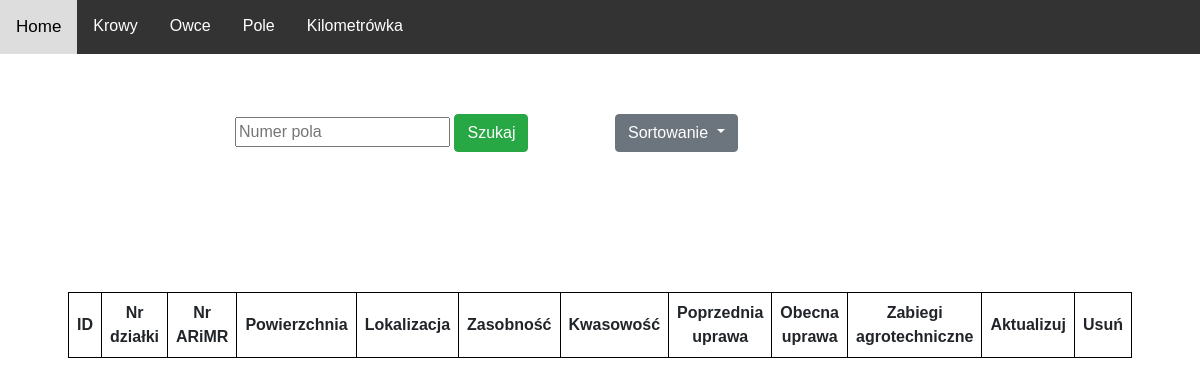
Before: /field/table/ with the older database file.
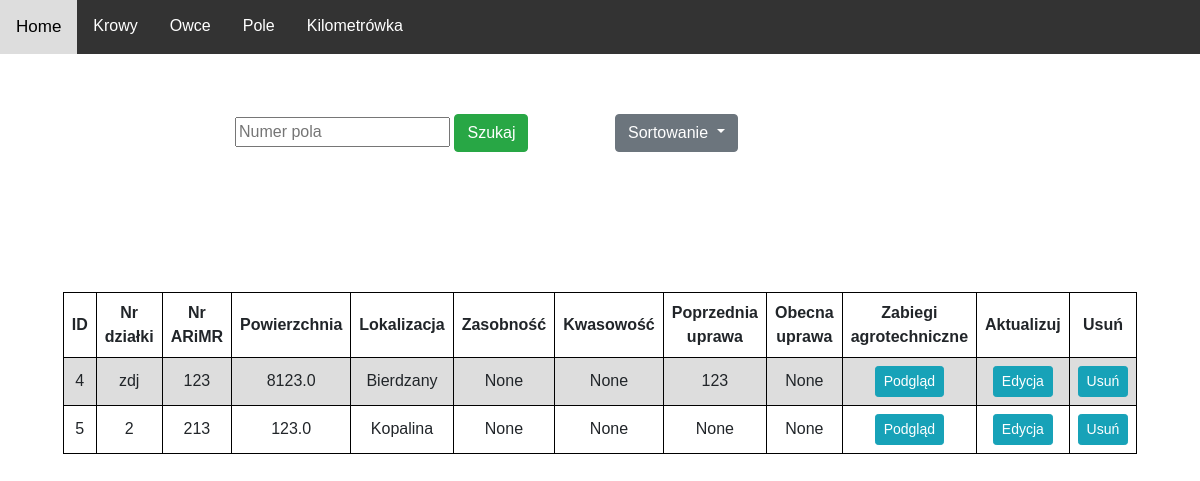
After: the same page with the newer database file.
### Field/models.py (models this page shows)
class Field(models.Model):
    LOCATION_CHOISES = [
        ("Kobylno", "Kobylno"),
        ("Bierdzany", "Bierdzany"),
        ("Kopalina", "Kopalina"),
        ("Inna", "Inna"),
    ]
    field_number = models.CharField(max_length=10, unique=True)
    ar_label = models.CharField(max_length=10, unique=True)
    area = models.FloatField()
    location = models.CharField(max_length=15, choices=LOCATION_CHOISES)
    field_image = models.ImageField(blank = True, null=True, upload_to="images/")
    soil_richness = models.FloatField(blank = True, null = True)
    acidity = models.FloatField(blank = True, null=True)
    last_seed = models.CharField(max_length=10, null=True, blank = True)
    present_seed = models.CharField(max_length=10, blank = True, null=True)

### Field/views.py (the view)
# urls.py: path('field/table/', FieldView.tableField),
def tableField(request):
    field = Field.objects.all()
    context = {
        'field': field,
    }
    return render(request, 'Field/table.html', context)

### Field/templates/Field/table.html (shortened to what this page needs)
{% extends 'MainPage/main.html' %}
{% block content %}
<div class="container">
  <div class="row" style="margin-top:60px">
    <div class="col-md-4 offset-md-2" >
      <form action="/field/search">
        <input type="text" name="earring_num" placeholder="Numer pola">
        <button class="btn btn-success" type="submit">Szukaj</button>
      </form>
    </div>
    <div class="col-md-4" >
      <div class="dropdown" style="margin-bottom:40px" >
        <button class="btn btn-secondary dropdown-toggle" data-bs-toggle="dropdown" type="button" id="dropdownMenuButton" data-toggle="dropdown" aria-haspopup="true" aria-expanded="false">
          Sortowanie
        </button>
      </div>
    </div>
  </div>
</div>
<table class="center">
  <tr>
    <th>ID</th>
    <th>Nr działki</th>
    <th>Nr ARiMR</th>
    <th>Powierzchnia</th>
    <th>Lokalizacja</th>
    <th>Zasobność</th>
    <th>Kwasowość</th>
    <th>Poprzednia uprawa</th>
    <th>Obecna uprawa</th>
    <th>Zabiegi agrotechniczne</th>
    <th>Aktualizuj</th>
    <th>Usuń</th>
  </tr>
  {% for k in field %}
  <tr>
    <td>{{k.id}}</td>
    <td>{{k.field_number}}</td>
    <td>{{k.ar_label}}</td>
    <td>{{k.area}}</td>
    <td>{{k.location}}</td>
    <td>{{k.soil_richness}}</td>
    <td>{{k.acidity}}</td>
    <td>{{k.last_seed}}</td>
    <td>{{k.present_seed}}</td>
    <td><a class="btn btn-sm btn-info" href="{% url 'treatment_field' k.id %}">Podgląd</a></td>
    <td><a class="btn btn-sm btn-info" href="{% url 'update_field' k.id %}">Edycja</a></td>
    <td><a class="btn btn-sm btn-info" href="{% url 'delete_field' k.id %}">Usuń</a></td>
  </tr>
  {% endfor %}
</table>
{% endblock %}

Changed rows visible on the page:
added Field: id "4", field_number "zdj", ar_label "123", area "8123.0", location "Bierdzany", soil_richness "None", acidity "None", last_seed "123", present_seed "None"
added Field: id "5", field_number "2", ar_label "213", area "123.0", location "Kopalina", soil_richness "None", acidity "None", last_seed "None", present_seed "None"
